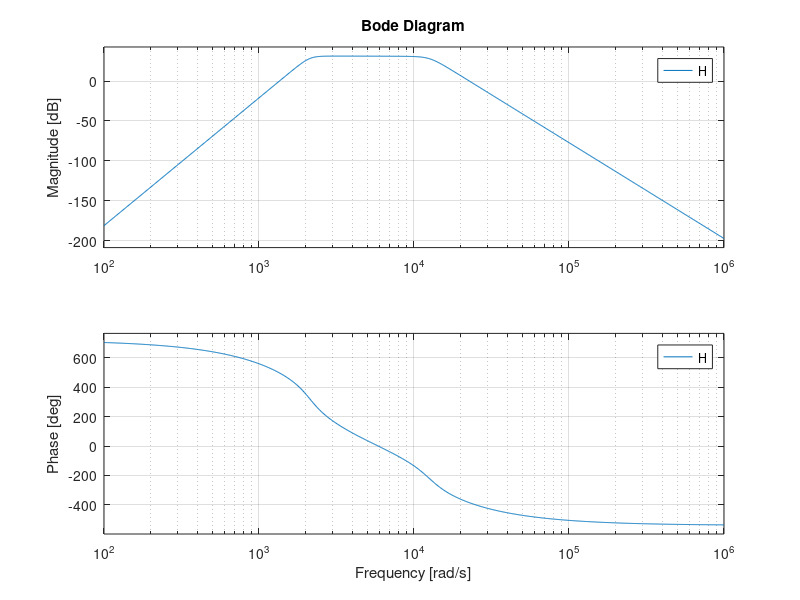

Write the MATLAB code that produced this figure.
pkg load control;
clear all;
close all;

SigSetFreqs=[410 440 470 520 560 590 610 640 670 710 740 770];
Freqs=[SigSetFreqs,SigSetFreqs*2]';

function print_filter_phases(H,f)
  args = arg(H(2*pi*f));
  N    = length(f)/2;
  for k=1:N
    printf("f=%4d arg@f=%+3.2f arg(w)/w=%+6.5f 2f=%4d arg@2f=%+3.2f arg(2w)/2w=%+6.5f\n",
            f(k),args(k),args(k)/(2*pi*f(k)),f(k+N),args(k+N),args(k+N)/(2*pi*f(k+N)));
  endfor
endfunction

s   = tf('s');


%   low pass
% 1st Pb stage
K1  = 1.75;
Wc1 = 2*pi*1977;
Q1  = 0.514;

% 2nd Pb stage
K2  = K1;
Wc2 = Wc1;
Q2  = 0.697;

% 3rd Pb stage

K3  = K1;
Wc3 = 2*pi*2009;
Q3  = 1.944;

% low pass
%H(s) = K*Wc^2 / (Wc^2 + Wc/Q*s + s^2);

Hl1 = K1*Wc1^2 / (Wc1^2 + Wc1/Q1*s + s^2);
Hl2 = K2*Wc2^2 / (Wc2^2 + Wc2/Q2*s + s^2);
Hl3 = K3*Wc3^2 / (Wc3^2 + Wc3/Q3*s + s^2);
Hl  = Hl1*Hl2*Hl3;

%{
figure;
bode(Hl1);
figure;
bode(Hl2);
figure;
bode(Hl3);
figure;
bode(Hl1*Hl2*Hl3);
%}

% high pass
% H(s) = K*s^2 / (Wc^2 + Wc/Q*s + s^2)
Wc  = 2*pi*338;
% 1st stage
Kh1 = 1.036;
Qh1 = 0.509;
% 2nd stage
Kh2 = 1.33;
Qh2 = 0.599;
% 3rd stage
Kh3 = 1.91;
Qh3 = 0.917;
% 4th stage
Kh4 = 2.6;
Qh4 = 2.5;

Hh1 = Kh1*s^2 / (Wc^2 + Wc/Qh1*s + s^2);
Hh2 = Kh2*s^2 / (Wc^2 + Wc/Qh2*s + s^2);
Hh3 = Kh3*s^2 / (Wc^2 + Wc/Qh3*s + s^2);
Hh4 = Kh4*s^2 / (Wc^2 + Wc/Qh4*s + s^2);
Hh = Hh1*Hh2*Hh3*Hh4;

H = Hl*Hh;
figure;
bode(H);

print_filter_phases(H,Freqs);











